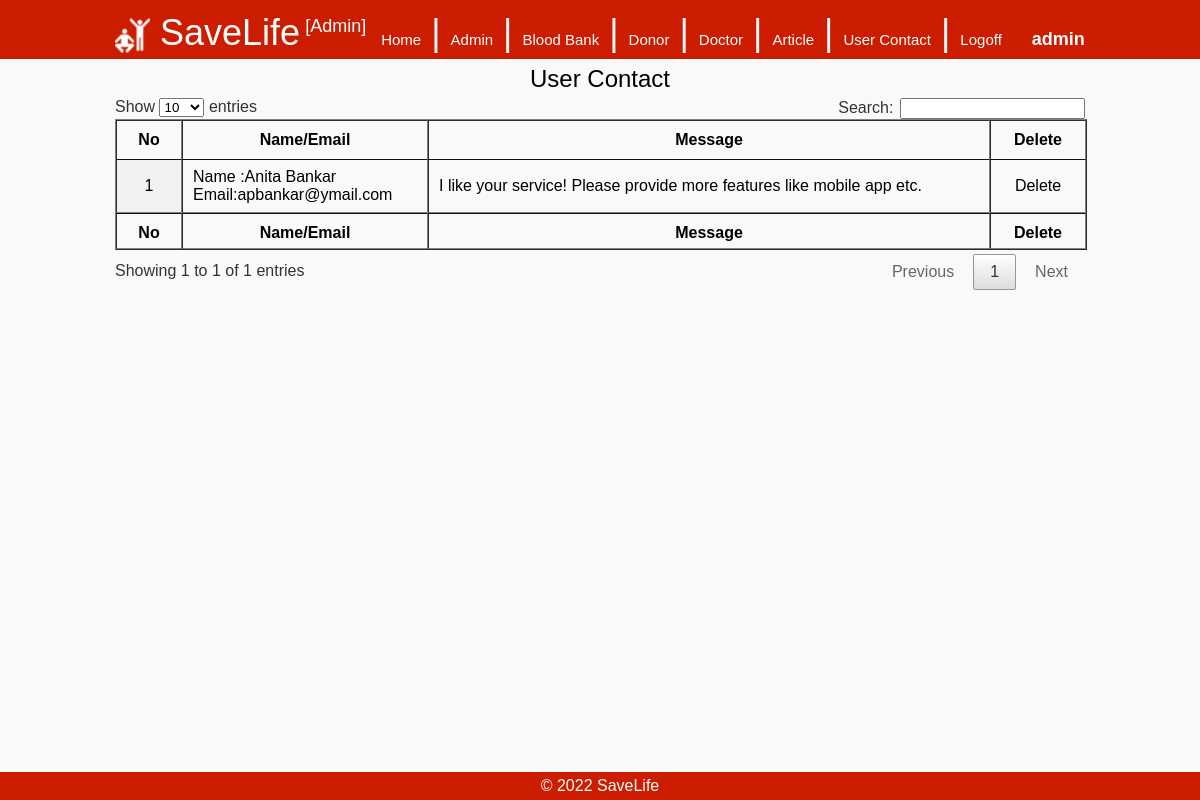
Screenshot of /admin/contact.php (signed in) with the database file from the repository.
### tables this page shows
CREATE TABLE `contact_master` (
  `ID` int(6) NOT NULL,
  `Name` varchar(30) NOT NULL,
  `Email` varchar(50) NOT NULL,
  `Message` text NOT NULL
);

### admin/contact.php (the view, shortened to what this page needs)
<!DOCTYPE html>
<html lang="en">
<head>
<?php
		include('includes/css_js.php');
?>
</head>
<body>
<div class="container">
    <?php
		include('includes/header.php');
	?>
    <div class="main">
	<div class="head">User Contact</div>
    <?php
		include("../includes/db.php");
		$query = "select * from contact_master";
		$result = $con->query($query);
		if($result->num_rows>0)
		{
			$no=0;
			$tbl = '<table id="bb_list" class="display" width="100%" border="1px" cellspacing="0px" cellpadding="5px">';
			$tbl .= '<thead><tr><th>No</th><th>Name/Email</th><th>Message</th><th>Delete</th></tr></thead>';
			$tbl .= '<tfoot><tr><th>No</th><th>Name/Email</th><th>Message</th><th>Delete</th></tr></tfoot><tbody>';
			while($row = $result->fetch_row())
			{
				$no++;
				$tbl .= '<tr>';
				$tbl .= '<td align="center">' . $no . '</td>';
				$tbl .= '<td>Name :' . $row[1] . '<br>Email:' . $row[2] . '</td>';
				$tbl .= '<td>' . $row[3] . '</td>';
				$tbl .= '<td align="center"><a href="delete_contact.php?id=' . $row[0] . '">Delete</a></td>';
				$tbl .= '</tr>';
			}
			$tbl .= '</table>';
			echo $tbl;
		}
		else
		{
			echo '<p align="center">No contact/ message is available</p>';
		}
	?>
    </div>
    <?php
		include('includes/footer.php');
	?>
</div>
</body>
</html>

### css/style.css (style rules this page uses)
body { margin:0px; background-color:#f9f9f9; font-family: Arial, Helvetica, sans-serif; }
a { color:#000; text-decoration:none; }
.container { width:100%; margin-top:55px; }
.main { padding:5px; margin:auto; width:970px; margin-bottom:50px; }
.head { font-size:24px; text-align:center; padding:5px; }

### rows the page displays
contact_master: Name "Anita Bankar", Email "apbankar@ymail.com", Message "I like your service! Please provide more features like mobile app etc."

### other values shown
$title "SaveLife"
$_SESSION['username'] "admin"
